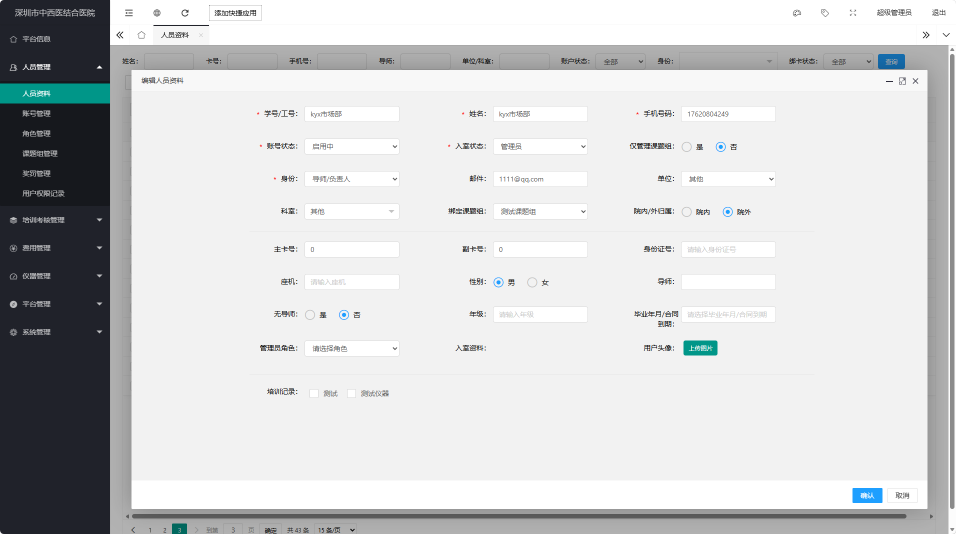
#> input picture doc_assets/step1_base.png, 1912 x 1068 px (shown at 1/2 size)
$ python build_fridge_lock_doc.py
#> lines starting #> are read from the running program, lines starting #| are printed output that depends on the picture
from pathlib import Path

from docx import Document
from docx.enum.section import WD_SECTION
from docx.enum.text import WD_ALIGN_PARAGRAPH
from docx.oxml import OxmlElement
from docx.oxml.ns import qn
from docx.shared import Inches, Pt, RGBColor
from PIL import Image, ImageDraw


ROOT = Path(__file__).resolve().parent
ASSETS = ROOT / "doc_assets"
STEP1_BASE = ASSETS / "step1_base.png"
STEP1_ANNOTATED = ASSETS / "step1_annotated.png"
STEP2 = ASSETS / "step2.png"
OUT = ROOT / "为冰箱锁授权方法.docx"


def add_arrow(draw, start, end, color, width=5, head_len=26, head_width=18):
    draw.line([start, end], fill=color, width=width)
    import math

    angle = math.atan2(end[1] - start[1], end[0] - start[0])
    left = (
        end[0] - head_len * math.cos(angle) + head_width * math.sin(angle) / 2,
        end[1] - head_len * math.sin(angle) - head_width * math.cos(angle) / 2,
    )
    right = (
        end[0] - head_len * math.cos(angle) - head_width * math.sin(angle) / 2,
        end[1] - head_len * math.sin(angle) + head_width * math.cos(angle) / 2,
    )
    draw.polygon([end, left, right], fill=color)


def annotate_step1():
    img = Image.open(STEP1_BASE).convert("RGBA")
    draw = ImageDraw.Draw(img)
    red = (255, 77, 79, 255)

    # Recreate the navigation arrow and the card-number highlight visible in the supplied screenshot.
    add_arrow(draw, (278, 121), (181, 187), red, width=5)
    add_arrow(draw, (198, 198), (459, 466), red, width=5)
    draw.rectangle((525, 474, 1200, 533), outline=red, width=4)

    img.save(STEP1_ANNOTATED)
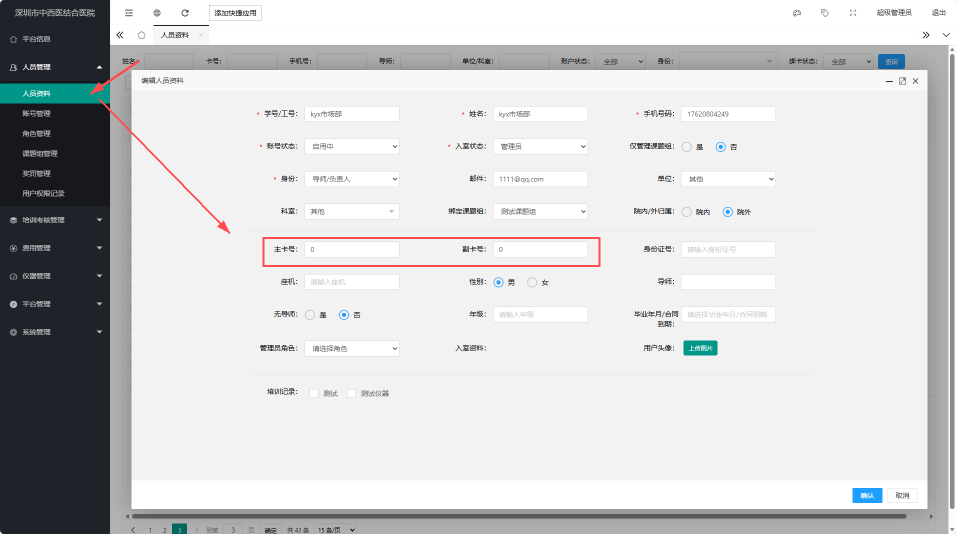
#> saved as step1_annotated.png: PIL image 1912x1068 RGBA (shown at 1/2 size); mean R, G, B, A 208.6, 209, 209.9, 255


# [59 lines left out: functions set_cell_shading, set_cell_borders, style_paragraph, add_step, not called in this run]


def build_doc():
    annotate_step1()

    doc = Document()
    section = doc.sections[0]
    section.top_margin = Inches(1)
    section.right_margin = Inches(1)
    section.bottom_margin = Inches(1)
    section.left_margin = Inches(1)
    section.header_distance = Inches(0.492)
    section.footer_distance = Inches(0.492)

    normal = doc.styles["Normal"]
    normal.font.name = "Calibri"
    normal._element.rPr.rFonts.set(qn("w:eastAsia"), "Microsoft YaHei")
    normal.font.size = Pt(11)
    normal.paragraph_format.space_after = Pt(6)
    normal.paragraph_format.line_spacing = 1.25

    title = doc.add_paragraph()
    title.alignment = WD_ALIGN_PARAGRAPH.CENTER
    title.paragraph_format.space_after = Pt(12)
    run = title.add_run("为冰箱锁授权方法")
    run.font.name = "Calibri"
    run._element.rPr.rFonts.set(qn("w:eastAsia"), "Microsoft YaHei")
    run.font.size = Pt(20)
    run.bold = True
    run.font.color.rgb = RGBColor.from_string("0B2545")

    add_step(
        doc,
        "1. ",
        "进入人员管理-人员资料，点击编辑，输入卡号/副卡号",
        STEP1_ANNOTATED,
    )

    doc.add_section(WD_SECTION.NEW_PAGE)
    add_step(
        doc,
        "2. ",
        "点击仪器管理-仪器授权，搜索需要授权的用户名称，再在右边搜索需授权的冰箱锁勾选即可",
        STEP2,
    )

    doc.save(OUT)


if __name__ == "__main__":
    build_doc()
#> (the call stopped at in build_doc, `doc = Document()`: docx is not available in this run)
    print(OUT)
